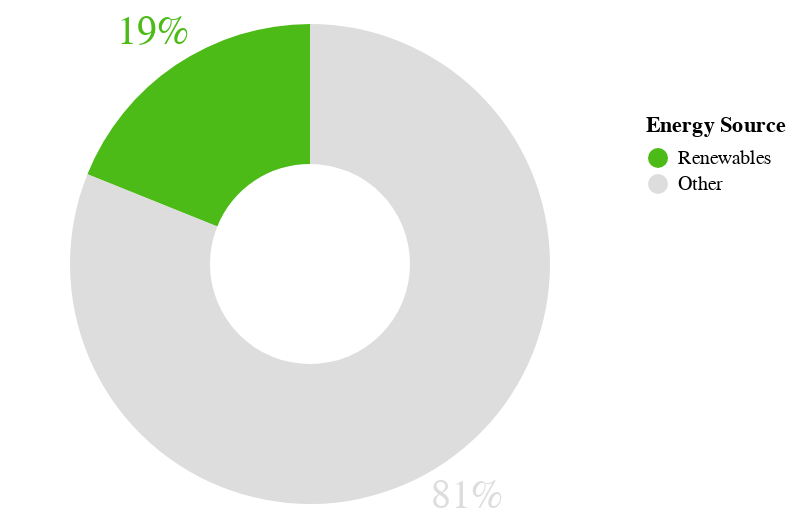

Here is the notebook cell this chart was saved with:
### Code cell
pie_data = filtered_data
    
# Define color domain and range
domain = ['Renewables', "Other"]
range_ = ['#4CBB17', '#DDDDDD']

# Base pie chart
energy_consumption_pie_chart = alt.Chart(pie_data).encode(
    theta=alt.Theta('value:Q', stack=True),  # Ensure values are quantitative and stacked
    color=alt.Color('category:N', legend=alt.Legend(title='Energy Source'), scale=alt.Scale(domain=domain, range=range_)),  # Named categories
    tooltip=['category', 'value']
)

# Add arc for pie chart
pie = energy_consumption_pie_chart.mark_arc(outerRadius=120, innerRadius=50)

# Add text labels
text = energy_consumption_pie_chart.mark_text(radius=140, size=20).encode(
    text='Percentage:N'
)

# Combine pie and text
final_chart = (pie + text).properties(width='container', height=150).interactive()

# Set properties and render chart
final_chart

### Figure 1 — Vega-Lite specification as saved in the notebook (floating-point values rounded to 4 significant figures)
{"config": {"view": {"continuousWidth": 300, "continuousHeight": 300}}, "layer": [{"mark": {"type": "arc", "innerRadius": 50, "outerRadius": 120}, "encoding": {"color": {"field": "category", "legend": {"title": "Energy Source"}, "scale": {"domain": ["Renewables", "Other"], "range": ["#4CBB17", "#DDDDDD"]}, "type": "nominal"}, "theta": {"field": "value", "stack": true, "type": "quantitative"}, "tooltip": [{"field": "category", "type": "nominal"}, {"field": "value", "type": "quantitative"}]}, "name": "view_5"}, {"mark": {"type": "text", "radius": 140, "size": 20}, "encoding": {"color": {"field": "category", "legend": {"title": "Energy Source"}, "scale": {"domain": ["Renewables", "Other"], "range": ["#4CBB17", "#DDDDDD"]}, "type": "nominal"}, "text": {"field": "Percentage", "type": "nominal"}, "theta": {"field": "value", "stack": true, "type": "quantitative"}, "tooltip": [{"field": "category", "type": "nominal"}, {"field": "value", "type": "quantitative"}]}}], "data": {"name": "data-5463c06aa0fe3432ce9ab59efac23385"}, "height": 150, "params": [{"name": "param_10", "select": {"type": "interval", "encodings": ["x", "y"]}, "bind": "scales", "views": ["view_5"]}], "width": "container", "$schema": "https://vega.github.io/schema/vega-lite/v5.17.0.json", "datasets": {"data-5463c06aa0fe3432ce9ab59efac23385": [{"Entity": "Afghanistan", "category": "Renewables", "value": 18.9, "Percentage": "19%"}, {"Entity": "Afghanistan", "category": "Other", "value": 81.1, "Percentage": "81%"}]}}
